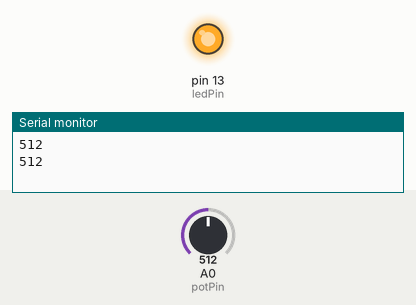
The sketch below on a simulated Arduino Uno, built with avr-gcc and run on an emulated ATmega328P. Shown: output pins drawn as LEDs (lit = HIGH), the last lines printed to the serial monitor. The inputs (shaded band) are chosen by the test bench; at power-on: A0 (potPin) = 512.

Above: at 1.8 s.
1.9 s: A0 (potPin) set to 138
3.4 s: A0 (potPin) set to 116
At 4.6 s:
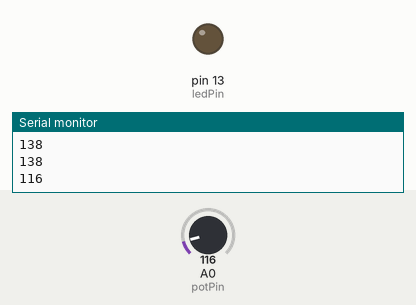
5.5 s: A0 (potPin) set to 306
At 7.2 s:
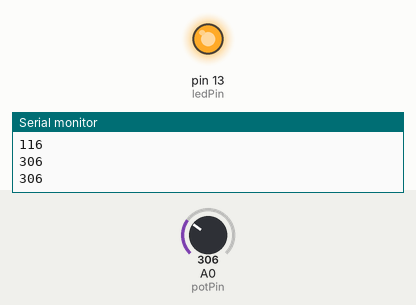
7.5 s: A0 (potPin) set to 122
At 8.9 s:
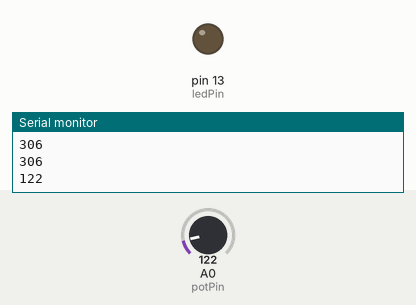
Timing chart, 0 to 10.5 s (numbered marks = the images above; inputs shaded):
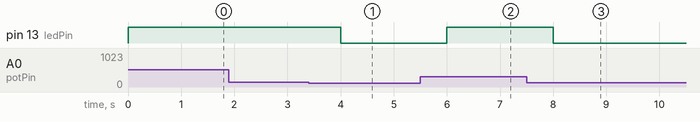

Measured:
- the behaviour switches between 128 and 127 on A0 (potPin) (found by bisection; images 0 and 1)
- after the input at 3.4 s, pin 13 (ledPin): HIGH → LOW after 0.60 s
- after the input at 5.5 s, pin 13 (ledPin): LOW → HIGH after 0.50 s
- after the input at 7.5 s, pin 13 (ledPin): HIGH → LOW after 0.50 s

The sketch:

05_Project_Analog_Input_LED_Serial_Monitor.ino
```cpp
/*************************************
File name: Control LED Blink Rate With Potentiometer.
*************************************/
int potPin = A0;
int ledPin = 13;
int val = 0;
void setup() {
   pinMode(ledPin, OUTPUT); // pinMode optional
   Serial.begin(9600);
}
void loop() {
  int val = analogRead(potPin);
  analogWrite(ledPin, val);
  Serial.println(val);
  delay(1000);
}
```
